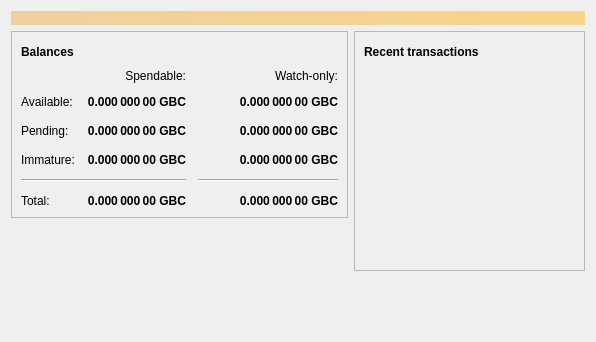
<?xml version="1.0" encoding="UTF-8"?>
<ui version="4.0">
 <class>OverviewPage</class>
 <widget class="QWidget" name="OverviewPage">
  <property name="geometry">
   <rect>
    <x>0</x>
    <y>0</y>
    <width>596</width>
    <height>342</height>
   </rect>
  </property>
  <property name="windowTitle">
   <string>Form</string>
  </property>
  <layout class="QVBoxLayout" name="topLayout">
   <item>
    <widget class="QLabel" name="labelAlerts">
     <property name="visible">
      <bool>false</bool>
     </property>
     <property name="styleSheet">
      <string notr="true">QLabel { background-color: qlineargradient(x1: 0, y1: 0, x2: 1, y2: 0, stop:0 #F0D0A0, stop:1 #F8D488); color:#000000; }</string>
     </property>
     <property name="wordWrap">
      <bool>true</bool>
     </property>
     <property name="margin">
      <number>3</number>
     </property>
     <property name="textInteractionFlags">
      <set>Qt::TextSelectableByMouse</set>
     </property>
    </widget>
   </item>
   <item>
    <layout class="QHBoxLayout" name="horizontalLayout" stretch="1,1">
     <item>
      <layout class="QVBoxLayout" name="verticalLayout_2">
       <item>
        <widget class="QFrame" name="frame">
         <property name="frameShape">
          <enum>QFrame::StyledPanel</enum>
         </property>
         <property name="frameShadow">
          <enum>QFrame::Raised</enum>
         </property>
         <layout class="QVBoxLayout" name="verticalLayout_4">
          <item>
           <layout class="QHBoxLayout" name="horizontalLayout_4">
            <item>
             <widget class="QLabel" name="label_5">
              <property name="font">
               <font>
                <weight>75</weight>
                <bold>true</bold>
               </font>
              </property>
              <property name="text">
               <string>Balances</string>
              </property>
             </widget>
            </item>
            <item>
             <widget class="QPushButton" name="labelWalletStatus">
              <property name="enabled">
               <bool>true</bool>
              </property>
              <property name="maximumSize">
               <size>
                <width>30</width>
                <height>16777215</height>
               </size>
              </property>
              <property name="toolTip">
               <string>The displayed information may be out of date. Your wallet automatically synchronizes with the GallowsBrewingcoin network after a connection is established, but this process has not completed yet.</string>
              </property>
              <property name="text">
               <string/>
              </property>
              <property name="icon">
               <iconset resource="../bitcoin.qrc">
                <normaloff>:/icons/warning</normaloff>
                <disabledoff>:/icons/warning</disabledoff>:/icons/warning</iconset>
              </property>
              <property name="iconSize">
               <size>
                <width>24</width>
                <height>24</height>
               </size>
              </property>
              <property name="flat">
               <bool>true</bool>
              </property>
             </widget>
            </item>
            <item>
             <spacer name="horizontalSpacer_3">
              <property name="orientation">
               <enum>Qt::Horizontal</enum>
              </property>
              <property name="sizeHint" stdset="0">
               <size>
                <width>40</width>
                <height>20</height>
               </size>
              </property>
             </spacer>
            </item>
           </layout>
          </item>
          <item>
           <layout class="QGridLayout" name="gridLayout">
            <property name="spacing">
             <number>12</number>
            </property>
            <item row="2" column="2">
             <widget class="QLabel" name="labelWatchPending">
              <property name="font">
               <font>
                <weight>75</weight>
                <bold>true</bold>
               </font>
              </property>
              <property name="cursor">
               <cursorShape>IBeamCursor</cursorShape>
              </property>
              <property name="toolTip">
               <string>Unconfirmed transactions to watch-only addresses</string>
              </property>
              <property name="text">
               <string notr="true">0.000 000 00 GBC</string>
              </property>
              <property name="alignment">
               <set>Qt::AlignRight|Qt::AlignTrailing|Qt::AlignVCenter</set>
              </property>
              <property name="textInteractionFlags">
               <set>Qt::LinksAccessibleByMouse|Qt::TextSelectableByKeyboard|Qt::TextSelectableByMouse</set>
              </property>
             </widget>
            </item>
            <item row="2" column="1">
             <widget class="QLabel" name="labelUnconfirmed">
              <property name="font">
               <font>
                <weight>75</weight>
                <bold>true</bold>
               </font>
              </property>
              <property name="cursor">
               <cursorShape>IBeamCursor</cursorShape>
              </property>
              <property name="toolTip">
               <string>Total of transactions that have yet to be confirmed, and do not yet count toward the spendable balance</string>
              </property>
              <property name="text">
               <string notr="true">0.000 000 00 GBC</string>
              </property>
              <property name="alignment">
               <set>Qt::AlignRight|Qt::AlignTrailing|Qt::AlignVCenter</set>
              </property>
              <property name="textInteractionFlags">
               <set>Qt::LinksAccessibleByMouse|Qt::TextSelectableByKeyboard|Qt::TextSelectableByMouse</set>
              </property>
             </widget>
            </item>
            <item row="3" column="2">
             <widget class="QLabel" name="labelWatchImmature">
              <property name="font">
               <font>
                <weight>75</weight>
                <bold>true</bold>
               </font>
              </property>
              <property name="cursor">
               <cursorShape>IBeamCursor</cursorShape>
              </property>
              <property name="toolTip">
               <string>Mined balance in watch-only addresses that has not yet matured</string>
              </property>
              <property name="text">
               <string notr="true">0.000 000 00 GBC</string>
              </property>
              <property name="alignment">
               <set>Qt::AlignRight|Qt::AlignTrailing|Qt::AlignVCenter</set>
              </property>
              <property name="textInteractionFlags">
               <set>Qt::LinksAccessibleByMouse|Qt::TextSelectableByKeyboard|Qt::TextSelectableByMouse</set>
              </property>
             </widget>
            </item>
            <item row="4" column="0" colspan="2">
             <widget class="Line" name="line">
              <property name="orientation">
               <enum>Qt::Horizontal</enum>
              </property>
             </widget>
            </item>
            <item row="4" column="2">
             <widget class="Line" name="lineWatchBalance">
              <property name="sizePolicy">
               <sizepolicy hsizetype="Preferred" vsizetype="Fixed">
                <horstretch>0</horstretch>
                <verstretch>0</verstretch>
               </sizepolicy>
              </property>
              <property name="minimumSize">
               <size>
                <width>140</width>
                <height>0</height>
               </size>
              </property>
              <property name="orientation">
               <enum>Qt::Horizontal</enum>
              </property>
             </widget>
            </item>
            <item row="5" column="0">
             <widget class="QLabel" name="labelTotalText">
              <property name="text">
               <string>Total:</string>
              </property>
             </widget>
            </item>
            <item row="3" column="1">
             <widget class="QLabel" name="labelImmature">
              <property name="font">
               <font>
                <weight>75</weight>
                <bold>true</bold>
               </font>
              </property>
              <property name="cursor">
               <cursorShape>IBeamCursor</cursorShape>
              </property>
              <property name="toolTip">
               <string>Mined balance that has not yet matured</string>
              </property>
              <property name="text">
               <string notr="true">0.000 000 00 GBC</string>
              </property>
              <property name="alignment">
               <set>Qt::AlignRight|Qt::AlignTrailing|Qt::AlignVCenter</set>
              </property>
              <property name="textInteractionFlags">
               <set>Qt::LinksAccessibleByMouse|Qt::TextSelectableByKeyboard|Qt::TextSelectableByMouse</set>
              </property>
             </widget>
            </item>
            <item row="2" column="3">
             <spacer name="horizontalSpacer_2">
              <property name="orientation">
               <enum>Qt::Horizontal</enum>
              </property>
              <property name="sizeHint" stdset="0">
               <size>
                <width>40</width>
                <height>20</height>
               </size>
              </property>
             </spacer>
            </item>
            <item row="3" column="0">
             <widget class="QLabel" name="labelImmatureText">
              <property name="text">
               <string>Immature:</string>
              </property>
             </widget>
            </item>
            <item row="5" column="1">
             <widget class="QLabel" name="labelTotal">
              <property name="font">
               <font>
                <weight>75</weight>
                <bold>true</bold>
               </font>
              </property>
              <property name="cursor">
               <cursorShape>IBeamCursor</cursorShape>
              </property>
              <property name="toolTip">
               <string>Your current total balance</string>
              </property>
              <property name="text">
               <string notr="true">0.000 000 00 GBC</string>
              </property>
              <property name="alignment">
               <set>Qt::AlignRight|Qt::AlignTrailing|Qt::AlignVCenter</set>
              </property>
              <property name="textInteractionFlags">
               <set>Qt::LinksAccessibleByMouse|Qt::TextSelectableByKeyboard|Qt::TextSelectableByMouse</set>
              </property>
             </widget>
            </item>
            <item row="5" column="2">
             <widget class="QLabel" name="labelWatchTotal">
              <property name="font">
               <font>
                <weight>75</weight>
                <bold>true</bold>
               </font>
              </property>
              <property name="cursor">
               <cursorShape>IBeamCursor</cursorShape>
              </property>
              <property name="toolTip">
               <string>Current total balance in watch-only addresses</string>
              </property>
              <property name="text">
               <string notr="true">0.000 000 00 GBC</string>
              </property>
              <property name="alignment">
               <set>Qt::AlignRight|Qt::AlignTrailing|Qt::AlignVCenter</set>
              </property>
              <property name="textInteractionFlags">
               <set>Qt::LinksAccessibleByMouse|Qt::TextSelectableByKeyboard|Qt::TextSelectableByMouse</set>
              </property>
             </widget>
            </item>
            <item row="0" column="2">
             <widget class="QLabel" name="labelWatchonly">
              <property name="text">
               <string>Watch-only:</string>
              </property>
              <property name="alignment">
               <set>Qt::AlignRight|Qt::AlignTrailing|Qt::AlignVCenter</set>
              </property>
             </widget>
            </item>
            <item row="1" column="0">
             <widget class="QLabel" name="labelBalanceText">
              <property name="text">
               <string>Available:</string>
              </property>
             </widget>
            </item>
            <item row="1" column="1">
             <widget class="QLabel" name="labelBalance">
              <property name="font">
               <font>
                <weight>75</weight>
                <bold>true</bold>
               </font>
              </property>
              <property name="cursor">
               <cursorShape>IBeamCursor</cursorShape>
              </property>
              <property name="toolTip">
               <string>Your current spendable balance</string>
              </property>
              <property name="text">
               <string notr="true">0.000 000 00 GBC</string>
              </property>
              <property name="alignment">
               <set>Qt::AlignRight|Qt::AlignTrailing|Qt::AlignVCenter</set>
              </property>
              <property name="textInteractionFlags">
               <set>Qt::LinksAccessibleByMouse|Qt::TextSelectableByKeyboard|Qt::TextSelectableByMouse</set>
              </property>
             </widget>
            </item>
            <item row="1" column="2">
             <widget class="QLabel" name="labelWatchAvailable">
              <property name="font">
               <font>
                <weight>75</weight>
                <bold>true</bold>
               </font>
              </property>
              <property name="cursor">
               <cursorShape>IBeamCursor</cursorShape>
              </property>
              <property name="toolTip">
               <string>Your current balance in watch-only addresses</string>
              </property>
              <property name="text">
               <string notr="true">0.000 000 00 GBC</string>
              </property>
              <property name="alignment">
               <set>Qt::AlignRight|Qt::AlignTrailing|Qt::AlignVCenter</set>
              </property>
              <property name="textInteractionFlags">
               <set>Qt::LinksAccessibleByMouse|Qt::TextSelectableByKeyboard|Qt::TextSelectableByMouse</set>
              </property>
             </widget>
            </item>
            <item row="2" column="0">
             <widget class="QLabel" name="labelPendingText">
              <property name="text">
               <string>Pending:</string>
              </property>
             </widget>
            </item>
            <item row="0" column="1">
             <widget class="QLabel" name="labelSpendable">
              <property name="text">
               <string>Spendable:</string>
              </property>
              <property name="alignment">
               <set>Qt::AlignRight|Qt::AlignTrailing|Qt::AlignVCenter</set>
              </property>
             </widget>
            </item>
           </layout>
          </item>
         </layout>
        </widget>
       </item>
       <item>
        <spacer name="verticalSpacer">
         <property name="orientation">
          <enum>Qt::Vertical</enum>
         </property>
         <property name="sizeHint" stdset="0">
          <size>
           <width>20</width>
           <height>40</height>
          </size>
         </property>
        </spacer>
       </item>
      </layout>
     </item>
     <item>
      <layout class="QVBoxLayout" name="verticalLayout_3">
       <item>
        <widget class="QFrame" name="frame_2">
         <property name="frameShape">
          <enum>QFrame::StyledPanel</enum>
         </property>
         <property name="frameShadow">
          <enum>QFrame::Raised</enum>
         </property>
         <layout class="QVBoxLayout" name="verticalLayout">
          <item>
           <layout class="QHBoxLayout" name="horizontalLayout_2">
            <item>
             <widget class="QLabel" name="label_4">
              <property name="font">
               <font>
                <weight>75</weight>
                <bold>true</bold>
               </font>
              </property>
              <property name="text">
               <string>Recent transactions</string>
              </property>
             </widget>
            </item>
            <item>
             <widget class="QPushButton" name="labelTransactionsStatus">
              <property name="enabled">
               <bool>true</bool>
              </property>
              <property name="maximumSize">
               <size>
                <width>30</width>
                <height>16777215</height>
               </size>
              </property>
              <property name="toolTip">
               <string>The displayed information may be out of date. Your wallet automatically synchronizes with the GallowsBrewingcoin network after a connection is established, but this process has not completed yet.</string>
              </property>
              <property name="text">
               <string/>
              </property>
              <property name="icon">
               <iconset resource="../bitcoin.qrc">
                <normaloff>:/icons/warning</normaloff>
                <disabledoff>:/icons/warning</disabledoff>:/icons/warning</iconset>
              </property>
              <property name="iconSize">
               <size>
                <width>24</width>
                <height>24</height>
               </size>
              </property>
              <property name="flat">
               <bool>true</bool>
              </property>
             </widget>
            </item>
            <item>
             <spacer name="horizontalSpacer">
              <property name="orientation">
               <enum>Qt::Horizontal</enum>
              </property>
              <property name="sizeHint" stdset="0">
               <size>
                <width>40</width>
                <height>20</height>
               </size>
              </property>
             </spacer>
            </item>
           </layout>
          </item>
          <item>
           <widget class="QListView" name="listTransactions">
            <property name="styleSheet">
             <string notr="true">QListView { background: transparent; }</string>
            </property>
            <property name="frameShape">
             <enum>QFrame::NoFrame</enum>
            </property>
            <property name="verticalScrollBarPolicy">
             <enum>Qt::ScrollBarAlwaysOff</enum>
            </property>
            <property name="horizontalScrollBarPolicy">
             <enum>Qt::ScrollBarAlwaysOff</enum>
            </property>
            <property name="selectionMode">
             <enum>QAbstractItemView::NoSelection</enum>
            </property>
           </widget>
          </item>
         </layout>
        </widget>
       </item>
       <item>
        <spacer name="verticalSpacer_2">
         <property name="orientation">
          <enum>Qt::Vertical</enum>
         </property>
         <property name="sizeHint" stdset="0">
          <size>
           <width>20</width>
           <height>40</height>
          </size>
         </property>
        </spacer>
       </item>
      </layout>
     </item>
    </layout>
   </item>
  </layout>
 </widget>
 <resources/>
 <connections/>
</ui>
